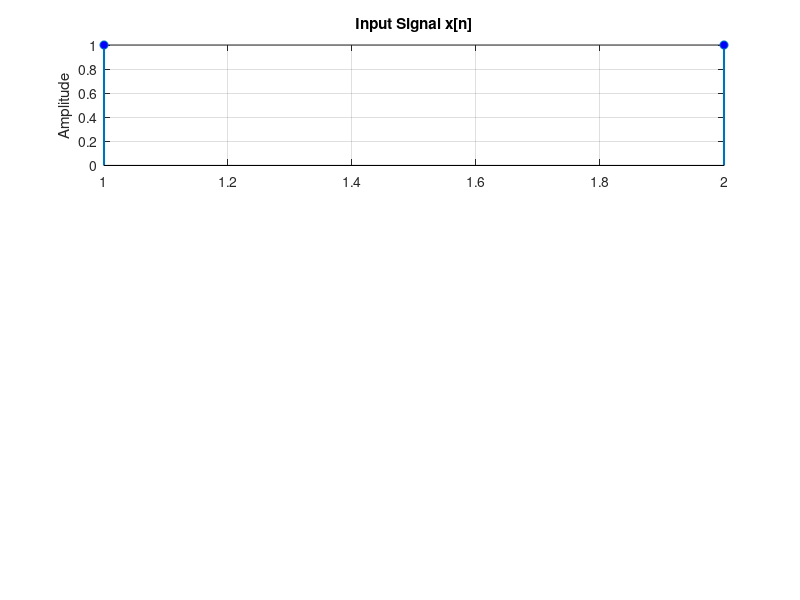

MATLAB code to generate this figure: (Note: this script raises an error after producing the figure.)
%% Discrete Convolution Integral
close all; % Close every figure before

% Define the input signals
x = [1, 1];
h = [1, 1, 1,1,1,1,1,1];

% Compute the convolution
y = conv(x, h);

% --- PLOT ---
figure;

% Subplot 1: Plot x[n]
subplot(3, 1, 1);
stem(x, 'LineWidth', 1.5, 'MarkerFaceColor', 'blue'); 
title('Input Signal x[n]');
ylabel('Amplitude');
grid on;
ax = gca;
ax.XAxis.Limits = [0, numel(x) + 1];
ax.YAxis.Limits = [min(x)-0.5, max(x)+0.5];

% Subplot 2: Plot h[n]
subplot(3, 1, 2);
stem(h, 'LineWidth', 1.5, 'MarkerFaceColor', 'red');
title('Impulse Response h[n]');
ylabel('Amplitude');
grid on;
ax = gca;
ax.XAxis.Limits = [0, numel(h) + 1];
ax.YAxis.Limits = [min(h)-0.5, max(h)+0.5];

% Subplot 3: Plot Output Signal y[n]
subplot(3, 1, 3);
stem(y, 'LineWidth', 1.5, 'MarkerFaceColor', 'green');
title('Output Signal y[n] = x[n]*h[n]');
xlabel('n (samples)');
ylabel('Amplitude');
grid on;
ax = gca;
ax.XAxis.Limits = [0, numel(y) + 1];
ax.YAxis.Limits = [min(y)-0.5, max(y)+0.5];

